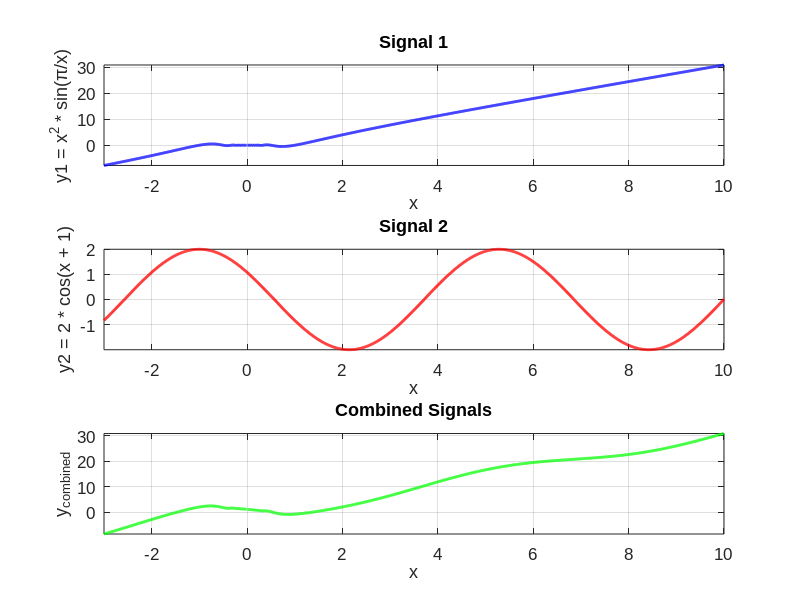

The MATLAB script that drew this image: (Note: this script raises an error after producing the figure.)
clc;
clear;

% Create variable x
x = -3:0.01:10; 

% Calculate signals
y1 = x.^2 .* sin(pi ./ x);  
y2 = 2 * cos(1 + x);        
y_combined = y1 + y2;       

% Create subplots
figure;

% Set default font
set(0, 'DefaultTextFontName', 'Arial', 'DefaultAxesFontName', 'Arial', 'DefaultTextFontSize', 12, 'DefaultAxesFontSize', 12);

% Subplot 1
subplot(3, 1, 1);
plot(x, y1, 'b-', 'LineWidth', 2);
grid on; 
xlabel('x'); 
ylabel('y1 = x^2 * sin(\pi/x)'); 
title('Signal 1');
set(gca, 'FontSize', 12);
axis tight;

% Subplot 2
subplot(3, 1, 2);
plot(x, y2, 'r-', 'LineWidth', 2);
grid on; 
xlabel('x'); 
ylabel('y2 = 2 * cos(x + 1)'); 
title('Signal 2');
set(gca, 'FontSize', 12);
axis tight;

% Subplot 3 (combined signals)
subplot(3, 1, 3);
plot(x, y_combined, 'g-', 'LineWidth', 2);
grid on; 
xlabel('x'); 
ylabel('y_{combined}'); 
title('Combined Signals');
set(gca, 'FontSize', 12);
axis tight;

% Adjust layout
sgtitle('Improved Signal Plots', 'FontSize', 14, 'FontWeight', 'bold');
